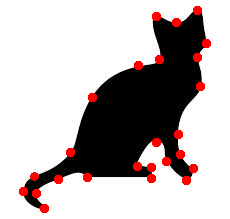
%> input picture reference/cat_annotated.png, 230 x 219 px
$ octave test_script.m   (GNU Octave 9; MATLAB toolbox functions it lacks are replaced by stand-ins)
%> lines starting %> are read from the running program, lines starting %| are printed output that depends on the picture; in (x1, y1, x2, y2) boxes, pixels count from 0 and x2, y2 are one past the last pixel; in counts of white or black regions, pixels touching at a corner belong together; the program's own positions count from 1; long printed decimals are rounded
### reference/elastica_ipiano.m
function [u] = elastica_ipiano(init, f, m, g, func, epsilon, lambda, alpha, beta, delta, maxiter)

[M, N] = size(f);
f = f(:);
init = init(:);
m = m(:);

%%
nabla = make_nabla(M,N);
lap = -nabla'*nabla;

u = init;
u_old = u;

L = 1;
for k = 0:maxiter

  theta = (k-1)/(k+2);

  u_ = u + theta*(u-u_old);
  u_old = u;

  %% compute gradient
  W0 = u_.^2.*(1-u_).^2;
  W1 = 2*u_.^3 - 3*u_.^2 + u_;
  W2 = 6*u_.^2-6*u_+1;

  curv = W1/epsilon-epsilon*lap*u_;
  curv_ = spdiags(W2,0,M*N,M*N)/epsilon^2 - lap;

  grad_tv = curv;
  grad_curv = curv_*curv;
  grad = alpha*grad_tv+beta*grad_curv;

  Q0 = alpha*(epsilon/2*norm(nabla*u_)^2+1/epsilon/2*sum(W0)) + beta/2/epsilon*norm(curv)^2;

  for bt_iter=1:10

    tau = 1/L;

    %% gradient step
    u = u_ - tau*grad;

    %% make backward step
    if strcmp(func, 'l2')
      u = (u + tau*lambda*f.*m)./(1+tau*lambda*m);
    end
    if strcmp(func, 'lin')
      u = max(0, min (1.0, u - tau*lambda*f.*m));
    end

    % Compute Energy of quadratic approximation
    Q = Q0 + sum((u-u_).*grad) + L/2*norm(u-u_)^2;

    % Compute new energy
    W0 = u.^2.*(1-u).^2;
    W1 = 2*u.^3 - 3*u.^2 + u;
    curv = W1/epsilon-epsilon*lap*u;

    E = alpha*(epsilon/2*norm(nabla*u)^2+1/epsilon/2*sum(W0)) + beta/2/epsilon*norm(curv)^2;

    if E < Q
      L = L/1.5;
      break;
    else
      L = L*2;
    end

  end

  if mod(k, 100) == 0
    fprintf('iter=%04d, epsilon=%f, theta=%f, L=%f, E = %f, \n', k, epsilon, theta, L, E);
    poster = [reshape(f, M, N), reshape(u, M, N), norm01(reshape(curv,M,N))];
    sfigure(1); imshow(imresize(poster, 1, 'nearest'),[0 1]); drawnow;
    drawnow;
    xx = reshape(u, M, N);
    imwrite(xx,  sprintf('out/%04d.png', k/100));
  end

  % continuation in epsilon
  if mod(k,10) == 0;
    epsilon = max(1, epsilon*0.999);
  end

end

### reference/make_nabla.m
function [nabla, nabla_x, nabla_y] = make_nabla(M,N)

row  = zeros(1,M*N*2);
col = zeros(1,M*N*2);
val  = zeros(1,M*N*2);

cnt = 1;

for y=1:M
  for x=1:N-1
    row(cnt) = y+(x-1)*M;
    col(cnt) = y+(x-1)*M;
    val(cnt) = -1;
    cnt = cnt+1;

    row(cnt) = y+(x-1)*M;
    col(cnt) = y+(x)*M;
    val(cnt) = 1;
    cnt = cnt+1;
  end
end
row = row(1:cnt-1);
col = col(1:cnt-1);
val = val(1:cnt-1);

nabla_x = sparse(row,col,val,M*N,M*N);

row  = zeros(1,M*N*2);
col = zeros(1,M*N*2);
val  = zeros(1,M*N*2);

cnt = 1;

for y=1:M-1
  for x=1:N
    row(cnt) = y+(x-1)*M;
    col(cnt) = y+(x-1)*M;
    val(cnt) = -1;
    cnt = cnt+1;

    row(cnt) = y+(x-1)*M;
    col(cnt) = y+(x-1)*M+1;
    val(cnt) = 1;
    cnt = cnt+1;
  end
end
row = row(1:cnt-1);
col = col(1:cnt-1);
val = val(1:cnt-1);

nabla_y = sparse(row,col,val,M*N,M*N);

nabla = [nabla_x; nabla_y];

### reference/test_script.m
close all;
clear;

if 1 % cat;

  A = double(imread('cat_annotated.png'))/255;
  I = double(imread('cat.jpg'))/255;
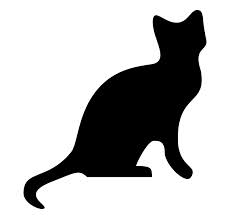
%> input picture reference/cat.jpg, 230 x 219 px
%> I: size 219x230x3 double; min 0, max 1, mean 0.731

  m = double(A(:,:,1) == 1 & A(:,:,2) == 0 & A(:,:,3) == 0); % red;
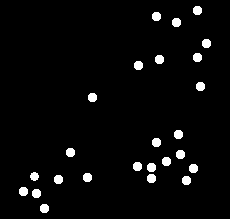
%> m: size 219x230 double; values 0 (black) and 1 (white), 3.4% white; 25 white regions, largest, box (x1, y1, x2, y2) and area: (193, 6, 202, 15) 69, (152, 12, 161, 21) 69, (172, 18, 181, 27) 69
  m(:,1) = 1;
  m(:,end) = 1;
  m(1,:) = 1;
  m(end,:) = 1;
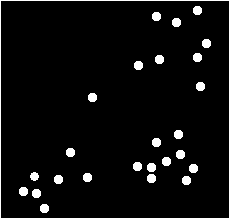
%> m: size 219x230 double; values 0 (black) and 1 (white), 5.2% white; 26 white regions, largest, box (x1, y1, x2, y2) and area: (0, 0, 230, 219) 894, (193, 6, 202, 15) 69, (152, 12, 161, 21) 69

  f = mean(I,3);
  n = rand(size(I));
  f(m == 0) = n(m == 0);
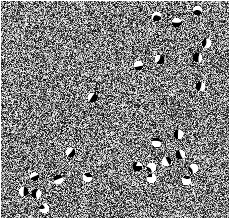
%> f: size 219x230 double; min 0, max 1, mean 0.51

  func = 'l2';
  xin = f;
  imwrite(f, 'cat_input.png');
end


if 0 % disk with concavity
  M = 100;
  N = 100;

  f1 =  zeros(M,N);
  f1(M/2,N/2) = 1;
  f1 = double(bwdist(f1) < M/4);

  f2 =  zeros(M,N);
  %f2(M/2:end,:) = 1.0;

  f2(round(M/1.2),N/2) = 1;
  f2 = double(bwdist(f2) < M/4);

  f = max(0,f1-f2);
  m = 1-f2; m(end-10:end,:) = 1;

  func = 'l2';
  xin = f;
end


%%
if 0
  f = mean(double(imread('lady.png'))/255,3);
  f = imfilter(f, fspecial('gaussian', [5 5], 1),'symmetric');
  f = imresize(f, 0.5);
  [fx, fy] = gradient(f);
  norm_grad = sqrt(fx.^2  + fy.^2);
  g = ones(size(f));
  % [6 lines of commented-out code are left out]
  m = f*0; %double(f == 0);
  func = 'l2';
  xin = f;

end


%%
if 0
  f = mean(double(imread('star.png'))/255,3);
  f = imfilter(f, fspecial('gaussian', [5 5], 1),0);
  f = imresize(f, 1);
  [fx, fy] = gradient(f);
  norm_grad = sqrt(fx.^2  + fy.^2);
  g = ones(size(f));
  g(norm_grad > 0.1) = 0.2;

  f(:,1) = 1;
  f(1,:) = 1;
  f(:,end) = 1;
  f(end,:) = 1;
  m = double(f == 1);
  func = 'l2';
  xin = f;

end

%%
if 0
  f = mean(double(imread('triangle.jpg'))/255,3);
  f = imfilter(f, fspecial('gaussian', [5 5], 1),'symmetric');
  f = imresize(f, 1);
  [fx, fy] = gradient(f);
  norm_grad = sqrt(fx.^2  + fy.^2);
  g = ones(size(f));
  g(norm_grad > 0.1) = 0.2;

  f(:,1) = 0;
  f(1,:) = 0;
  f(:,end) = 0;
  f(end,:) = 0;
  m = double(f == 0);
  func = 'l2';
  xin = f;

end

%%
if 0
  f = mean(double(imread('cube.png'))/255,3);
  f = imfilter(f, fspecial('gaussian', [5 5], 1),'symmetric');
  f = imresize(f, 1);
  [fx, fy] = gradient(f);
  norm_grad = sqrt(fx.^2  + fy.^2);
  g = ones(size(f));
  g(norm_grad > 0.1) = 0.3;

  f(:,1) = 0;
  f(1,:) = 0;
  f(:,end) = 0;
  f(end,:) = 0;
  m = double(f == 0);
  func = 'l2';
  xin = f;

end


%%

lambda = 1;
epsilon = 10;
alpha = 0.01;
beta = 1;
delta = 1;
maxiter = 30000;

[x] = elastica_ipiano(xin, f, m, ones(size(f)), func, epsilon, lambda, alpha, beta, delta, maxiter);
%> the loop in elastica_ipiano, `for k = 0:maxiter` made 1 pass
%> Q0 on pass 1: 405918.8
%| iter=0000, epsilon=10.000, theta=-0.5, L=341.333, E = 92339.482,
%> the run ends on the next line
